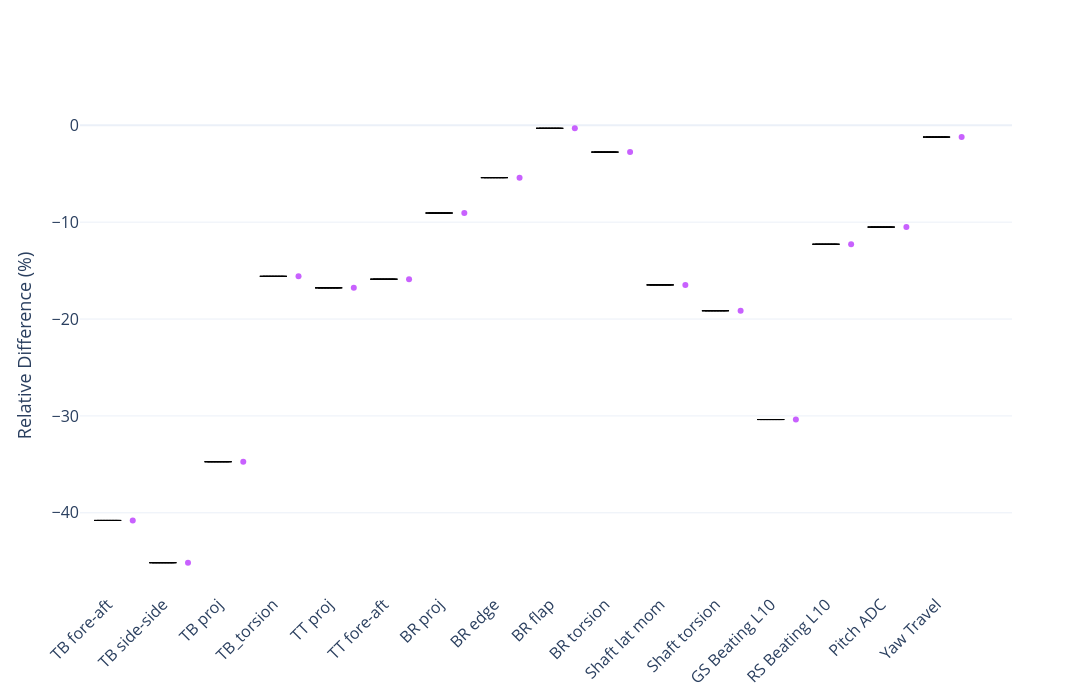

Notebook code cell kept with this figure:
### Code cell
import plotly.graph_objects as go
import numpy as np

fig = go.Figure()

# Define spacing between grouped boxes
group_spacing = 0.10
scenarios = sorted(rel_all["Scenario"].unique())
channels = channels_ordered

# Mapping x positions for each (channel, scenario) pair
x_positions = {}
x_base = 0
for channel in channels:
    for scen in scenarios:
        x_positions[(channel, scen)] = x_base
        x_base += 1
    x_base += group_spacing

# Store clean tick labels (just channel name once per group)
tickvals = []
ticktext = []
custom_labels = [
    "TB fore-aft", "TB side-side", "TB proj", "TB_torsion",
    "TT proj", "TT fore-aft", "BR proj",
    "BR edge", "BR flap", "BR torsion",
    "Shaft lat mom", "Shaft torsion", "GS Beating L10",
    "RS Beating L10", "Pitch ADC", "Yaw Travel", "Energy", "Revenue"
]
# for channel in channels:
#     scen0 = scenarios[0]
#     tickvals.append(x_positions[(channel, scen0)] + (len(scenarios)-1)/2)  # center of group
#     ticktext.append(channel)

for i, channel in enumerate(channels):
    scen0 = scenarios[0]
    group_center = x_positions[(channel, scen0)] + (len(scenarios) - 1) / 2
    tickvals.append(group_center)
    ticktext.append(custom_labels[i])


# Add box plots
for channel in channels:
    for scen in scenarios:
        subset = rel_all[(rel_all["Channel"] == channel) & (rel_all["Scenario"] == scen)]
        xpos = x_positions[(channel, scen)]

        fig.add_trace(go.Box(
            y=subset["RelDiff"],
            x=[xpos] * len(subset),
            name=scen,
            boxpoints=False,
            marker_color="black",
            line=dict(width=1),
            fillcolor="rgba(0,0,0,0.1)",
            whiskerwidth=0.8,
            showlegend=False,
            boxmean=True
        ))

# Add scatter points offset slightly to the right of each box
offset = 0.5  # controls how far right the dots appear
for channel in channels:
    for scen in scenarios:
        subset = rel_all[(rel_all["Channel"] == channel) & (rel_all["Scenario"] == scen)].copy()
        xpos = x_positions[(channel, scen)]

        # Offset all points slightly to the right of the box
        subset["x_jitter"] = xpos + offset

        fig.add_trace(go.Scatter(
            x=subset["x_jitter"],
            y=subset["RelDiff"],
            mode="markers",
            marker=dict(
                size=6,
                opacity=0.65,
                color=[tid_to_color[tid] for tid in subset[tid_col]],
                line=dict(width=0)
            ),
            hoverinfo="text",
            text=[f"Turbine {tid}<br>RelDiff: {rd:.2f}%" for tid, rd in zip(subset[tid_col], subset["RelDiff"])],
            showlegend=False
        ))

# Final layout tweaks
fig.update_layout(
    # title="Per-metric relative Differences vs Baseline",
    yaxis_title="Relative Difference (%)",
    xaxis=dict(
        tickmode="array",
        tickvals=tickvals,
        ticktext=ticktext,
        tickangle=-45
    ),
    template="plotly_white",
    width=1400,
    height=700,
    yaxis=dict(
        title_font=dict(size=18),   # Y-axis title font size
        tickfont=dict(size=16)      # Y-axis tick labels font size
    ),
    font=dict(
        size=16                    # Global font size (e.g., legend, annotations)
    ),
)


fig.show()

### Figure 1 — Plotly figure (JSON) as saved in the notebook; plotly's stock layout.template omitted (floating-point values rounded to 4 significant figures)
{"data": [{"boxmean": true, "boxpoints": false, "fillcolor": "rgba(0,0,0,0.1)", "line": {"width": 1}, "marker": {"color": "black"}, "name": "HKN_codesign_6290_WSWD_TI_dist_3deg_TIboost", "showlegend": false, "type": "box", "whiskerwidth": 0.8, "x": [0], "y": [-40.79]}, {"boxmean": true, "boxpoints": false, "fillcolor": "rgba(0,0,0,0.1)", "line": {"width": 1}, "marker": {"color": "black"}, "name": "HKN_codesign_6290_WSWD_TI_dist_3deg_TIboost", "showlegend": false, "type": "box", "whiskerwidth": 0.8, "x": [1.1], "y": [-45.15]}, {"boxmean": true, "boxpoints": false, "fillcolor": "rgba(0,0,0,0.1)", "line": {"width": 1}, "marker": {"color": "black"}, "name": "HKN_codesign_6290_WSWD_TI_dist_3deg_TIboost", "showlegend": false, "type": "box", "whiskerwidth": 0.8, "x": [2.2], "y": [-34.73]}, {"boxmean": true, "boxpoints": false, "fillcolor": "rgba(0,0,0,0.1)", "line": {"width": 1}, "marker": {"color": "black"}, "name": "HKN_codesign_6290_WSWD_TI_dist_3deg_TIboost", "showlegend": false, "type": "box", "whiskerwidth": 0.8, "x": [3.3], "y": [-15.59]}, {"boxmean": true, "boxpoints": false, "fillcolor": "rgba(0,0,0,0.1)", "line": {"width": 1}, "marker": {"color": "black"}, "name": "HKN_codesign_6290_WSWD_TI_dist_3deg_TIboost", "showlegend": false, "type": "box", "whiskerwidth": 0.8, "x": [4.4], "y": [-16.78]}, {"boxmean": true, "boxpoints": false, "fillcolor": "rgba(0,0,0,0.1)", "line": {"width": 1}, "marker": {"color": "black"}, "name": "HKN_codesign_6290_WSWD_TI_dist_3deg_TIboost", "showlegend": false, "type": "box", "whiskerwidth": 0.8, "x": [5.5], "y": [-15.89]}, {"boxmean": true, "boxpoints": false, "fillcolor": "rgba(0,0,0,0.1)", "line": {"width": 1}, "marker": {"color": "black"}, "name": "HKN_codesign_6290_WSWD_TI_dist_3deg_TIboost", "showlegend": false, "type": "box", "whiskerwidth": 0.8, "x": [6.6], "y": [-9.055]}, {"boxmean": true, "boxpoints": false, "fillcolor": "rgba(0,0,0,0.1)", "line": {"width": 1}, "marker": {"color": "black"}, "name": "HKN_codesign_6290_WSWD_TI_dist_3deg_TIboost", "showlegend": false, "type": "box", "whiskerwidth": 0.8, "x": [7.7], "y": [-5.402]}, {"boxmean": true, "boxpoints": false, "fillcolor": "rgba(0,0,0,0.1)", "line": {"width": 1}, "marker": {"color": "black"}, "name": "HKN_codesign_6290_WSWD_TI_dist_3deg_TIboost", "showlegend": false, "type": "box", "whiskerwidth": 0.8, "x": [8.8], "y": [-0.31]}, {"boxmean": true, "boxpoints": false, "fillcolor": "rgba(0,0,0,0.1)", "line": {"width": 1}, "marker": {"color": "black"}, "name": "HKN_codesign_6290_WSWD_TI_dist_3deg_TIboost", "showlegend": false, "type": "box", "whiskerwidth": 0.8, "x": [9.9], "y": [-2.767]}, {"boxmean": true, "boxpoints": false, "fillcolor": "rgba(0,0,0,0.1)", "line": {"width": 1}, "marker": {"color": "black"}, "name": "HKN_codesign_6290_WSWD_TI_dist_3deg_TIboost", "showlegend": false, "type": "box", "whiskerwidth": 0.8, "x": [11.0], "y": [-16.48]}, {"boxmean": true, "boxpoints": false, "fillcolor": "rgba(0,0,0,0.1)", "line": {"width": 1}, "marker": {"color": "black"}, "name": "HKN_codesign_6290_WSWD_TI_dist_3deg_TIboost", "showlegend": false, "type": "box", "whiskerwidth": 0.8, "x": [12.1], "y": [-19.14]}, {"boxmean": true, "boxpoints": false, "fillcolor": "rgba(0,0,0,0.1)", "line": {"width": 1}, "marker": {"color": "black"}, "name": "HKN_codesign_6290_WSWD_TI_dist_3deg_TIboost", "showlegend": false, "type": "box", "whiskerwidth": 0.8, "x": [13.2], "y": [-30.37]}, {"boxmean": true, "boxpoints": false, "fillcolor": "rgba(0,0,0,0.1)", "line": {"width": 1}, "marker": {"color": "black"}, "name": "HKN_codesign_6290_WSWD_TI_dist_3deg_TIboost", "showlegend": false, "type": "box", "whiskerwidth": 0.8, "x": [14.3], "y": [-12.28]}, {"boxmean": true, "boxpoints": false, "fillcolor": "rgba(0,0,0,0.1)", "line": {"width": 1}, "marker": {"color": "black"}, "name": "HKN_codesign_6290_WSWD_TI_dist_3deg_TIboost", "showlegend": false, "type": "box", "whiskerwidth": 0.8, "x": [15.4], "y": [-10.51]}, {"boxmean": true, "boxpoints": false, "fillcolor": "rgba(0,0,0,0.1)", "line": {"width": 1}, "marker": {"color": "black"}, "name": "HKN_codesign_6290_WSWD_TI_dist_3deg_TIboost", "showlegend": false, "type": "box", "whiskerwidth": 0.8, "x": [16.5], "y": [-1.215]}, {"hoverinfo": "text", "marker": {"color": ["#AA0DFE"], "line": {"width": 0}, "opacity": 0.65, "size": 6}, "mode": "markers", "showlegend": false, "text": ["Turbine 0<br>RelDiff: -40.79%"], "type": "scatter", "x": [0.5], "y": [-40.79]}, {"hoverinfo": "text", "marker": {"color": ["#AA0DFE"], "line": {"width": 0}, "opacity": 0.65, "size": 6}, "mode": "markers", "showlegend": false, "text": ["Turbine 0<br>RelDiff: -45.15%"], "type": "scatter", "x": [1.6], "y": [-45.15]}, {"hoverinfo": "text", "marker": {"color": ["#AA0DFE"], "line": {"width": 0}, "opacity": 0.65, "size": 6}, "mode": "markers", "showlegend": false, "text": ["Turbine 0<br>RelDiff: -34.73%"], "type": "scatter", "x": [2.7], "y": [-34.73]}, {"hoverinfo": "text", "marker": {"color": ["#AA0DFE"], "line": {"width": 0}, "opacity": 0.65, "size": 6}, "mode": "markers", "showlegend": false, "text": ["Turbine 0<br>RelDiff: -15.59%"], "type": "scatter", "x": [3.8], "y": [-15.59]}, {"hoverinfo": "text", "marker": {"color": ["#AA0DFE"], "line": {"width": 0}, "opacity": 0.65, "size": 6}, "mode": "markers", "showlegend": false, "text": ["Turbine 0<br>RelDiff: -16.78%"], "type": "scatter", "x": [4.9], "y": [-16.78]}, {"hoverinfo": "text", "marker": {"color": ["#AA0DFE"], "line": {"width": 0}, "opacity": 0.65, "size": 6}, "mode": "markers", "showlegend": false, "text": ["Turbine 0<br>RelDiff: -15.89%"], "type": "scatter", "x": [6], "y": [-15.89]}, {"hoverinfo": "text", "marker": {"color": ["#AA0DFE"], "line": {"width": 0}, "opacity": 0.65, "size": 6}, "mode": "markers", "showlegend": false, "text": ["Turbine 0<br>RelDiff: -9.06%"], "type": "scatter", "x": [7.1], "y": [-9.055]}, {"hoverinfo": "text", "marker": {"color": ["#AA0DFE"], "line": {"width": 0}, "opacity": 0.65, "size": 6}, "mode": "markers", "showlegend": false, "text": ["Turbine 0<br>RelDiff: -5.40%"], "type": "scatter", "x": [8.2], "y": [-5.402]}, {"hoverinfo": "text", "marker": {"color": ["#AA0DFE"], "line": {"width": 0}, "opacity": 0.65, "size": 6}, "mode": "markers", "showlegend": false, "text": ["Turbine 0<br>RelDiff: -0.31%"], "type": "scatter", "x": [9.3], "y": [-0.31]}, {"hoverinfo": "text", "marker": {"color": ["#AA0DFE"], "line": {"width": 0}, "opacity": 0.65, "size": 6}, "mode": "markers", "showlegend": false, "text": ["Turbine 0<br>RelDiff: -2.77%"], "type": "scatter", "x": [10.4], "y": [-2.767]}, {"hoverinfo": "text", "marker": {"color": ["#AA0DFE"], "line": {"width": 0}, "opacity": 0.65, "size": 6}, "mode": "markers", "showlegend": false, "text": ["Turbine 0<br>RelDiff: -16.48%"], "type": "scatter", "x": [11.5], "y": [-16.48]}, {"hoverinfo": "text", "marker": {"color": ["#AA0DFE"], "line": {"width": 0}, "opacity": 0.65, "size": 6}, "mode": "markers", "showlegend": false, "text": ["Turbine 0<br>RelDiff: -19.14%"], "type": "scatter", "x": [12.6], "y": [-19.14]}, {"hoverinfo": "text", "marker": {"color": ["#AA0DFE"], "line": {"width": 0}, "opacity": 0.65, "size": 6}, "mode": "markers", "showlegend": false, "text": ["Turbine 0<br>RelDiff: -30.37%"], "type": "scatter", "x": [13.7], "y": [-30.37]}, {"hoverinfo": "text", "marker": {"color": ["#AA0DFE"], "line": {"width": 0}, "opacity": 0.65, "size": 6}, "mode": "markers", "showlegend": false, "text": ["Turbine 0<br>RelDiff: -12.28%"], "type": "scatter", "x": [14.8], "y": [-12.28]}, {"hoverinfo": "text", "marker": {"color": ["#AA0DFE"], "line": {"width": 0}, "opacity": 0.65, "size": 6}, "mode": "markers", "showlegend": false, "text": ["Turbine 0<br>RelDiff: -10.51%"], "type": "scatter", "x": [15.9], "y": [-10.51]}, {"hoverinfo": "text", "marker": {"color": ["#AA0DFE"], "line": {"width": 0}, "opacity": 0.65, "size": 6}, "mode": "markers", "showlegend": false, "text": ["Turbine 0<br>RelDiff: -1.22%"], "type": "scatter", "x": [17], "y": [-1.215]}], "layout": {"font": {"size": 16}, "height": 700, "width": 1400, "xaxis": {"tickangle": -45, "tickmode": "array", "ticktext": ["TB fore-aft", "TB side-side", "TB proj", "TB_torsion", "TT proj", "TT fore-aft", "BR proj", "BR edge", "BR flap", "BR torsion", "Shaft lat mom", "Shaft torsion", "GS Beating L10", "RS Beating L10", "Pitch ADC", "Yaw Travel"], "tickvals": [0, 1.1, 2.2, 3.3, 4.4, 5.5, 6.6, 7.7, 8.8, 9.9, 11.0, 12.1, 13.2, 14.3, 15.4, 16.5]}, "yaxis": {"tickfont": {"size": 16}, "title": {"font": {"size": 18}, "text": "Relative Difference (%)"}}}}
